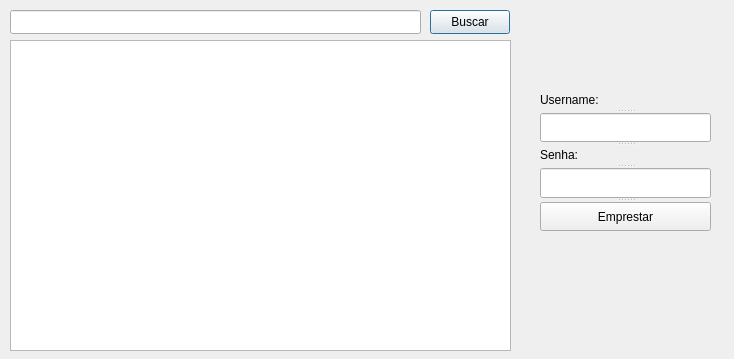
<?xml version="1.0" encoding="UTF-8"?>
<ui version="4.0">
 <class>pesquisar_filmes</class>
 <widget class="QDialog" name="pesquisar_filmes">
  <property name="geometry">
   <rect>
    <x>0</x>
    <y>0</y>
    <width>734</width>
    <height>359</height>
   </rect>
  </property>
  <property name="windowTitle">
   <string>Dialog</string>
  </property>
  <widget class="QLineEdit" name="line_pesquisa">
   <property name="geometry">
    <rect>
     <x>10</x>
     <y>10</y>
     <width>411</width>
     <height>24</height>
    </rect>
   </property>
  </widget>
  <widget class="QPushButton" name="Button_busca">
   <property name="geometry">
    <rect>
     <x>430</x>
     <y>10</y>
     <width>80</width>
     <height>24</height>
    </rect>
   </property>
   <property name="text">
    <string>Buscar</string>
   </property>
  </widget>
  <widget class="QTableWidget" name="lista_de_itens">
   <property name="geometry">
    <rect>
     <x>10</x>
     <y>40</y>
     <width>501</width>
     <height>311</height>
    </rect>
   </property>
  </widget>
  <widget class="QLabel" name="label">
   <property name="geometry">
    <rect>
     <x>10</x>
     <y>330</y>
     <width>201</width>
     <height>16</height>
    </rect>
   </property>
   <property name="styleSheet">
    <string notr="true">color: rgb(170, 0, 0);</string>
   </property>
   <property name="text">
    <string/>
   </property>
  </widget>
  <widget class="QSplitter" name="splitter">
   <property name="geometry">
    <rect>
     <x>540</x>
     <y>90</y>
     <width>171</width>
     <height>141</height>
    </rect>
   </property>
   <property name="orientation">
    <enum>Qt::Vertical</enum>
   </property>
   <widget class="QLabel" name="label_2">
    <property name="text">
     <string>Username:</string>
    </property>
   </widget>
   <widget class="QLineEdit" name="line_username"/>
   <widget class="QLabel" name="label_3">
    <property name="text">
     <string>Senha:</string>
    </property>
   </widget>
   <widget class="QLineEdit" name="line_senha"/>
   <widget class="QPushButton" name="Button_emprestar">
    <property name="text">
     <string>Emprestar</string>
    </property>
   </widget>
  </widget>
  <widget class="QLabel" name="label_4">
   <property name="geometry">
    <rect>
     <x>0</x>
     <y>0</y>
     <width>791</width>
     <height>361</height>
    </rect>
   </property>
   <property name="text">
    <string/>
   </property>
   <property name="pixmap">
    <pixmap>DEVOLOVE_4.png</pixmap>
   </property>
  </widget>
  <zorder>label_4</zorder>
  <zorder>line_pesquisa</zorder>
  <zorder>Button_busca</zorder>
  <zorder>lista_de_itens</zorder>
  <zorder>label</zorder>
  <zorder>splitter</zorder>
 </widget>
 <resources/>
 <connections/>
</ui>
